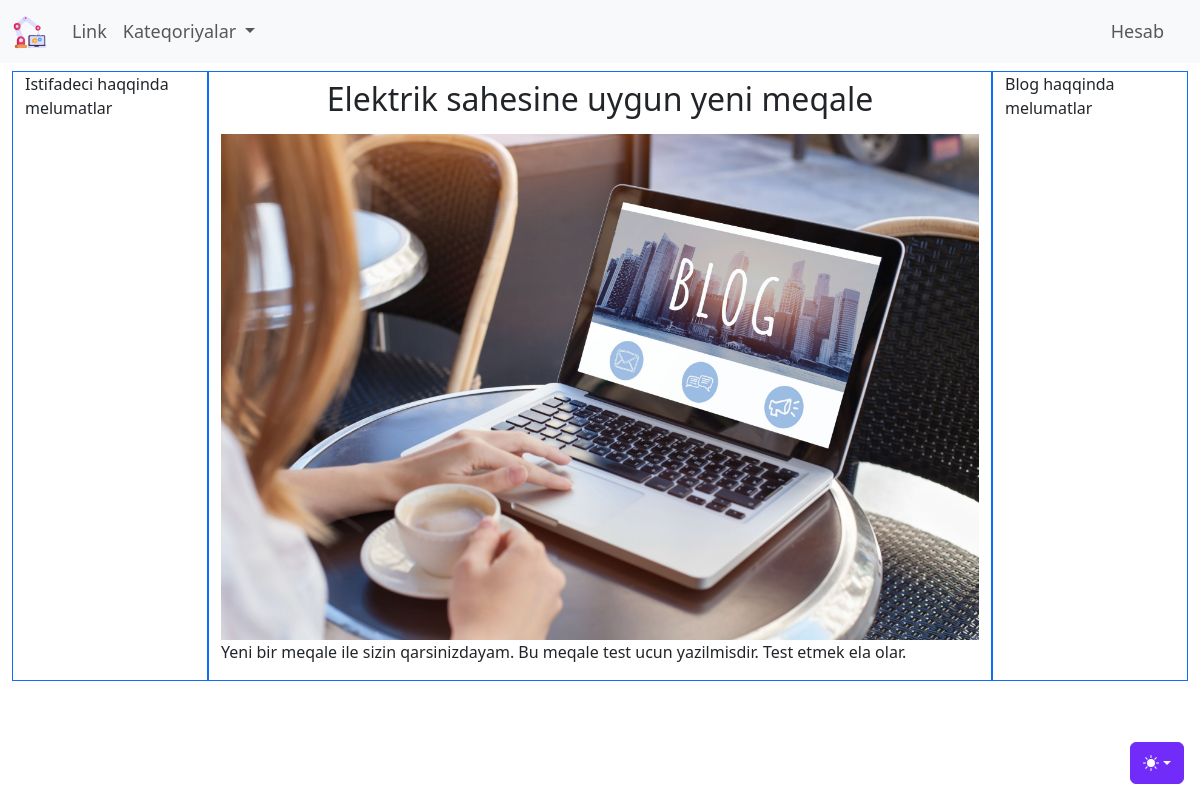
Page /blog/elektrik-sahesine-uygun-yeni-meqale (signed in) on the committed database.
### blog/models.py (models this page shows, shortened)
class Blog(models.Model):
    class Meta:
        verbose_name = 'Məqalə'
        verbose_name_plural = 'Məqalələr'
    basliq_sekli = models.ImageField(upload_to = "uploads/%d.%m.%Y",default = 'uploads/default.jpg',null=True,blank=True)
    karusel_sekli = ImageSpecField(source="basliq_sekli",
                                   processors=[ResizeToFill(600,400)],
                                   format='JPEG',
                                   options={'quality':100})
    basliq = models.CharField('Məqalə başlığı', max_length = 200)
    kontent = CKEditor5Field('Məqalə kontenti', config_name = 'extends')
    yaradilma_tarixi = models.DateTimeField('Yaranma tarixi', auto_now_add = True)
    deyisdirilme_tarixi = models.DateTimeField('Yaranma tarixi', auto_now = True)
    blog_slug = models.SlugField(editable=False, unique = True)
    blog_kateqoriya = models.ManyToManyField(Kateqoriya, verbose_name = 'Kateqoriyaları seçin.')
    yayinda_mi = models.BooleanField('Yayına buraxılsın?', default = False)
    yeni_mi = models.BooleanField('Yeni məqalə?', default = True)
    karuselde = models.BooleanField('Karuseldə', default = False)
    istifadeci = models.ForeignKey(settings.AUTH_USER_MODEL,verbose_name='İstifadəçi',on_delete = models.CASCADE)

### blog/views.py (the view)
# urls.py: path('blog/<slug:_slug>',views.yazini_tap,name='yazini_tap'),
def yazini_tap(request,_slug):
    context = {
        'yazi':Blog.objects.get(blog_slug=_slug),
        'kateqoriyalar': Kateqoriya.objects.all(),
    }
    return render(request,'blog/yazini_tap.html',context)

### blog/templates/blog/yazini_tap.html (shortened to what this page needs)
{%extends 'base.html'%}
{%block content%}
	<div class="container-fluid mt-2">
		<div class="row">
			<div class="col-sm-0 col-md-0 col-lg-2 border border-primary">Istifadeci haqqinda melumatlar</div>
			<div class="col-sm-12 col-md-12 col-lg-8 border border-primary">
				<header class="text-center mb-3 mt-2">
					<h2>{{yazi.basliq}}</h2>
				</header>
				<article>
					<div class="text-center">
						<img class="img-fluid" src="{{yazi.basliq_sekli.url}}" alt="{{yazi.basliq}}">
					</div>
					<div class="content">
						{{yazi.kontent|safe}}
					</div>
				</article>
			</div>
			<div class="col-sm-0 col-md-0 col-lg-2 border border-primary">Blog haqqinda melumatlar</div>
		</div>
	</div>
{%endblock%}

### rows in the picture
Blog: basliq "Elektrik sahesine uygun yeni meqale", basliq_sekli (placeholder picture), kontent "Yeni bir meqale ile sizin qarsinizdayam. Bu meqale test ucun yazilmisdir. Test etmek ela olar."
